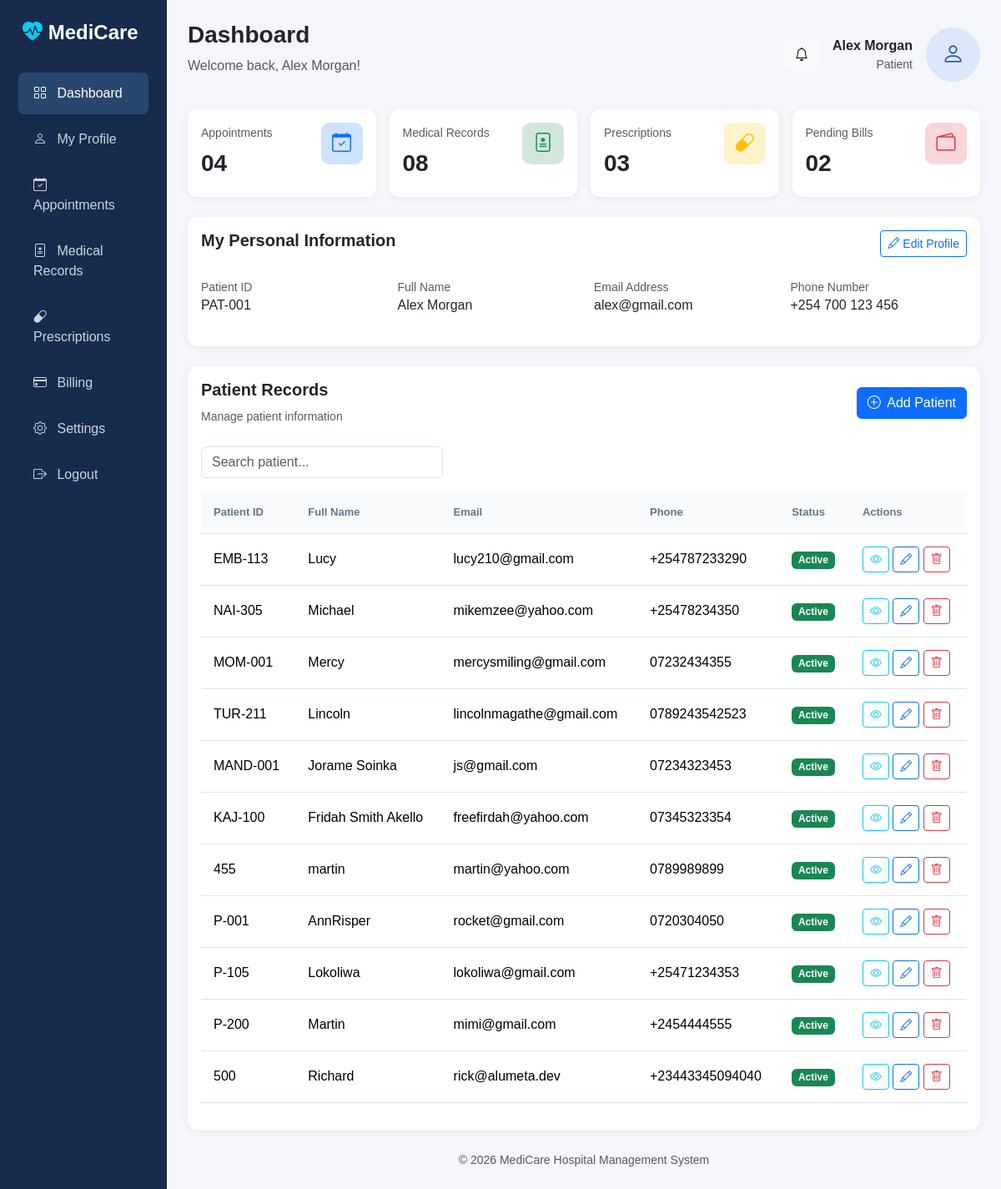
Page /patients/dashboard/ on the committed database.
### patients/models.py (models this page shows, shortened)
class Patient(models.Model):
    patient_id = models.CharField(max_length=10, unique=True)
    name = models.CharField(max_length=100)
    age = models.IntegerField()
    gender = models.CharField(max_length=10)
    contact_number = models.CharField(max_length=15)
    email = models.EmailField()
    address = models.TextField()

### patients/views.py (the view)
# urls.py: path('dashboard/', views.dashboard, name = 'dashboard'),
def dashboard(request):
    patients = Patient.objects.all()
    return render(request, 'dashboard.html', {'patients': patients})

### patients/templates/dashboard.html (shortened to what this page needs)
<!DOCTYPE html>
<html lang="en">
<head>
    <link rel="stylesheet" href="https://cdn.jsdelivr.net/npm/bootstrap@5.3.8/dist/css/bootstrap.min.css">
</head>
<body>
    <!DOCTYPE html>
    <html lang="en">
    <head>
        <link href="https://cdn.jsdelivr.net/npm/bootstrap@5.3.3/dist/css/bootstrap.min.css" rel="stylesheet">
        <link href="https://cdn.jsdelivr.net/npm/bootstrap-icons@1.11.3/font/bootstrap-icons.css" rel="stylesheet">
    </head>
    <body>
        <div class="container-fluid">
            <div class="row">
                <div class="col-md-2 sidebar">
                    <h4>
                        <i class="bi bi-heart-pulse-fill text-info"></i>
                        MediCare
                    </h4>
                    <a href="#" class="active">
                        <i class="bi bi-grid me-2"></i> Dashboard
                    </a>
                    <a href="#">
                        <i class="bi bi-person me-2"></i> My Profile
                    </a>
                    <a href="#">
                        <i class="bi bi-calendar-check me-2"></i> Appointments
                    </a>
                    <a href="#">
                        <i class="bi bi-file-medical me-2"></i> Medical Records
                    </a>
                    <a href="#">
                        <i class="bi bi-capsule me-2"></i> Prescriptions
                    </a>
                    <a href="#">
                        <i class="bi bi-credit-card me-2"></i> Billing
                    </a>
                    <a href="#">
                        <i class="bi bi-gear me-2"></i> Settings
                    </a>
                    <a href="#">
                        <i class="bi bi-box-arrow-right me-2"></i> Logout
                    </a>
                </div>
                <div class="col-md-10 main-content">
                    <div class="d-flex justify-content-between align-items-center mb-4">
                        <div>
                            <h3 class="fw-bold">Dashboard</h3>
                            <p class="text-muted">Welcome back, Alex Morgan!</p>
                        </div>
                        <div class="d-flex align-items-center gap-3">
                            <button class="btn btn-light">
                                <i class="bi bi-bell"></i>
                            </button>
                            <div class="text-end">
                                <strong>Alex Morgan</strong>
                                <small class="d-block text-muted">Patient</small>
                            </div>
                            <div class="profile-image">
                                <i class="bi bi-person"></i>
                            </div>
                        </div>
                    </div>
                    <div class="row g-3 mb-4">
                        <div class="col-lg-3 col-md-6">
                            <div class="card dashboard-card p-3">
                                <div class="d-flex justify-content-between">
                                    <div>
                                        <small class="text-muted">Appointments</small>
                                        <h3 class="fw-bold mt-2">04</h3>
                                    </div>
                                    <div class="card-icon bg-primary-subtle text-primary">
                                        <i class="bi bi-calendar-check"></i>
                                    </div>
                                </div>
                            </div>
                        </div>
                        <div class="col-lg-3 col-md-6">
                            <div class="card dashboard-card p-3">
                                <div class="d-flex justify-content-between">
                                    <div>
                                        <small class="text-muted">Medical Records</small>
                                        <h3 class="fw-bold mt-2">08</h3>
                                    </div>
                                    <div class="card-icon bg-success-subtle text-success">
                                        <i class="bi bi-file-medical"></i>
                                    </div>
                                </div>
                            </div>
                        </div>
                        <div class="col-lg-3 col-md-6">
                            <div class="card dashboard-card p-3">
                                <div class="d-flex justify-content-between">
                                    <div>
                                        <small class="text-muted">Prescriptions</small>
                                        <h3 class="fw-bold mt-2">03</h3>
                                    </div>
                                    <div class="card-icon bg-warning-subtle text-warning">
                                        <i class="bi bi-capsule"></i>
                                    </div>
                                </div>
                            </div>
                        </div>
                        <div class="col-lg-3 col-md-6">
                            <div class="card dashboard-card p-3">
                                <div class="d-flex justify-content-between">
                                    <div>
                                        <small class="text-muted">Pending Bills</small>
                                        <h3 class="fw-bold mt-2">02</h3>
                                    </div>
                                    <div class="card-icon bg-danger-subtle text-danger">
                                        <i class="bi bi-wallet2"></i>
                                    </div>
                                </div>
                            </div>
                        </div>
                    </div>
                    <div class="card profile-card mb-4">
                        <div class="card-body">
                            <div class="d-flex justify-content-between mb-4">
                                <h5 class="fw-bold">My Personal Information</h5>
                                <button class="btn btn-outline-primary btn-sm">
                                    <i class="bi bi-pencil"></i> Edit Profile
                                </button>
                            </div>
                            <div class="row">
                                <div class="col-md-3 mb-3">
                                    <small class="text-muted">Patient ID</small>
                                    <h6>PAT-001</h6>
                                </div>
                                <div class="col-md-3 mb-3">
                                    <small class="text-muted">Full Name</small>
                                    <h6>Alex Morgan</h6>
                                </div>
                                <div class="col-md-3 mb-3">
                                    <small class="text-muted">Email Address</small>
                                    <h6>alex@gmail.com</h6>
                                </div>
                                <div class="col-md-3 mb-3">
                                    <small class="text-muted">Phone Number</small>
                                    <h6>+254 700 123 456</h6>
                                </div>
                            </div>
                        </div>
                    </div>
                    <div class="card table-card">
                        <div class="card-body">
                            <div class="d-flex flex-wrap justify-content-between align-items-center mb-4">
                                <div>
                                    <h5 class="fw-bold">Patient Records</h5>
                                    <small class="text-muted">
                                        Manage patient information
                                    </small>
                                </div>
                                <a href="{% url 'addpatient' %}" class="btn btn-primary">
                                    <i class="bi bi-plus-circle me-1"></i>
                                    Add Patient
                                </a>
                            </div>
                            <div class="row mb-3">
                                <div class="col-md-4">
                                    <input type="text" class="form-control" placeholder="Search patient...">
                                </div>
                            </div>
                            <div class="table-responsive">
                                <table class="table table-hover">
                                    <thead>
                                        <tr>
                                            <th>Patient ID</th>
                                            <th>Full Name</th>
                                            <th>Email</th>
                                            <th>Phone</th>
                                            <th>Status</th>
                                            <th>Actions</th>
                                        </tr>
                                    </thead>
                                    <tbody>
                                        {% for patient in patients %}
                                        <tr>
                                            <td>{{ patient.patient_id }}</td>
                                            <td>{{ patient.name }}</td>
                                            <td>{{ patient.email }}</td>
                                            <td>{{ patient.contact_number }}</td>
                                            <td>
                                                <span class="badge bg-success">
                                                    Active
                                                </span>
                                            </td>
                                            <td>
                                                <button class="btn btn-sm btn-outline-info">
                                                    <i class="bi bi-eye"></i>
                                                </button>
                                                <a href="{% url 'updatepatient' patient.id %}" class="btn btn-sm btn-outline-primary">
                                                    <i class="bi bi-pencil"></i>
                                                </a>
                                                <form method="post" action="{% url 'deletepatient' patient.id %}" class="d-inline">
                                                    <button type="submit" class="btn btn-sm btn-outline-danger" onclick="return confirm('Delete this patient?')">
                                                        <i class="bi bi-trash"></i>
                                                    </button>
                                                </form>
                                            </td>
                                        </tr>
                                        {% endfor %}
                                    </tbody>
                                </table>
                            </div>
                        </div>
                    </div>
                    <footer class="text-center text-muted mt-4">
                        <small>
                            © 2026 MediCare Hospital Management System
                        </small>
                    </footer>
                </div>
            </div>
        </div>
    </body>
    </html>

### patients/templates/dashboard.html (style rules this page uses)
body { background-color: #f4f6f9; font-family: Arial, sans-serif; }
.sidebar { background: #172b4d; min-height: 100vh; color: white; }
.sidebar h4 { padding: 25px 15px; font-weight: bold; }
.sidebar a { display: block; color: #cbd5e1; padding: 13px 18px; text-decoration: none; border-radius: 7px; margin: 5px 10px; }
.sidebar a:hover, .sidebar a.active { background: #29466e; color: white; }
.main-content { padding: 25px; }
.dashboard-card { border: none; border-radius: 12px; box-shadow: 0 2px 10px rgba(0, 0, 0, 0.05); }
.card-icon { width: 50px; height: 50px; border-radius: 10px; display: flex; align-items: center; justify-content: center; font-size: 23px; }
.profile-card { border: none; border-radius: 12px; box-shadow: 0 2px 10px rgba(0, 0, 0, 0.05); }
.profile-image { width: 65px; height: 65px; border-radius: 50%; background: #dce8fa; color: #2455a4; display: flex; align-items: center; justify-content: center; font-size: 27px; }
.table-card { border: none; border-radius: 12px; box-shadow: 0 2px 10px rgba(0, 0, 0, 0.05); }
.table th { background: #f8fafc; color: #64748b; font-size: 13px; padding: 15px; }
.table td { padding: 15px; vertical-align: middle; }

### rows in the picture
Patient: patient_id "EMB-113", name "Lucy", email "lucy210@gmail.com", contact_number "+254787233290"
Patient: patient_id "NAI-305", name "Michael", email "mikemzee@yahoo.com", contact_number "+25478234350"
Patient: patient_id "MOM-001", name "Mercy", email "mercysmiling@gmail.com", contact_number "07232434355"
Patient: patient_id "TUR-211", name "Lincoln", email "lincolnmagathe@gmail.com", contact_number "0789243542523"
Patient: patient_id "MAND-001", name "Jorame Soinka", email "js@gmail.com", contact_number "07234323453"
Patient: patient_id "KAJ-100", name "Fridah Smith Akello", email "freefirdah@yahoo.com", contact_number "07345323354"
Patient: patient_id "455", name "martin", email "martin@yahoo.com", contact_number "0789989899"
Patient: patient_id "P-001", name "AnnRisper", email "rocket@gmail.com", contact_number "0720304050"
Patient: patient_id "P-105", name "Lokoliwa", email "lokoliwa@gmail.com", contact_number "+25471234353"
Patient: patient_id "P-200", name "Martin", email "mimi@gmail.com", contact_number "+2454444555"
Patient: patient_id "500", name "Richard", email "rick@alumeta.dev", contact_number "+23443345094040"
